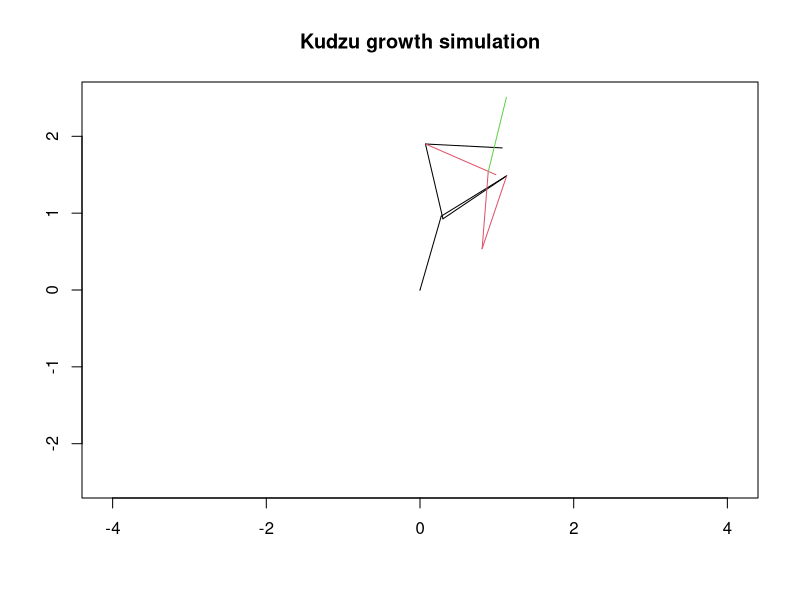

Generate this figure with R:
#' Kudzu grows in all directions and can grow up to 30 cm per day, with up
#' to around 30 vines growing from a single root crown.  Kudzu's traversal
#' growth ability allows it to grow horizontally across vast areas of land
#' finding new areas of soil to develop new roots in.
#' %%%%%%%%%%%%(https://www.ontario.ca/page/kudzu)%%%%%%%%%%%%%%%%
#'
#' We will try to model it's horizontal growth first with a spatial, or
#' lattice graphical, model and then move onto how it grows vertically.
#'
#'
#' Creating the simulation for horizontal growth:
# Matrix starting with zeros
# Poisson distribution (changing parameter)
grow <- function(plant = list(), nbuds = .1){
if(length(plant) == 0) return(list(matrix(0,ncol = 4, nrow = 1)))
  buds <- plant[[length(plant)]]
  newbuds <- matrix(0, ncol = 4, nrow = 0)
  for(bud in 1:nrow(buds)){
    new <- 1 + rpois(1, nbuds)
    for(newbud in 1:new){
      # dir <- rbind(c(-1,0), c(0,-1), c(1,0), c(0,1))[sample(1:4,1),]
      theta <- 2*pi*runif(1)
      dir <- c(cos(theta), sin(theta))
      newbuds <- rbind(newbuds, c(buds[bud,c(3,4)], buds[bud,c(3,4)] + dir))
    }
  }
  c(plant, list(newbuds))
}

plot.plant <- function(plant){
  extreme_x <- max(sapply(plant, function(mat){max(abs(mat[,3]))}))
  extreme_y <- max(sapply(plant, function(mat){max(abs(mat[,4]))}))
  plot(c(-extreme_x,extreme_x), c(-extreme_y,extreme_y), type = "n", asp = 1, 
       xlab = NA ,ylab = NA, main = "Kudzu growth simulation")
  for(i in 1:length(plant)){
    mat <- plant[[i]]
    for(i in 1:nrow(mat)){
      xs <- mat[i,c(1,3)]
      ys <- mat[i,c(2,4)]
      lines(xs,ys, col = i)
    }
  }
}

plant <- grow() # initializes the plot
n = 5 # n can be any number of iterations, it is just five here
for(i in 1:n){
plant <- grow(plant, .3)
}
plot.plant(plant)

